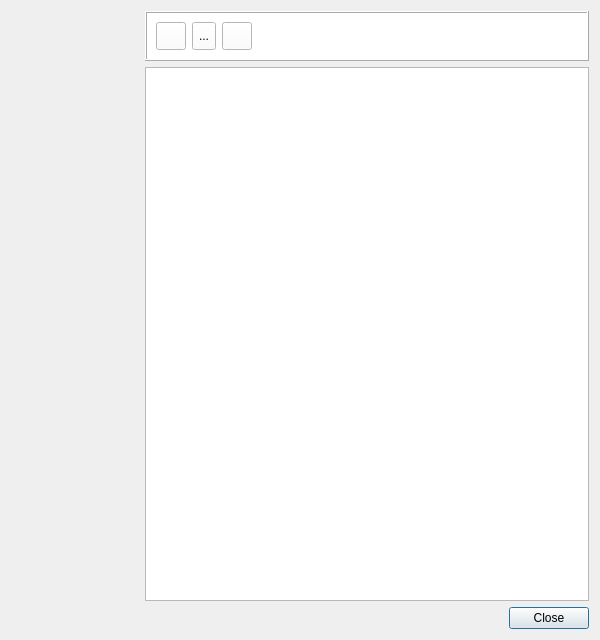
<?xml version="1.0" encoding="UTF-8"?>
<ui version="4.0">
 <class>ShowInfoDialog</class>
 <widget class="QDialog" name="ShowInfoDialog">
  <property name="windowModality">
   <enum>Qt::WindowModal</enum>
  </property>
  <property name="geometry">
   <rect>
    <x>0</x>
    <y>0</y>
    <width>600</width>
    <height>640</height>
   </rect>
  </property>
  <property name="sizePolicy">
   <sizepolicy hsizetype="Fixed" vsizetype="Fixed">
    <horstretch>0</horstretch>
    <verstretch>0</verstretch>
   </sizepolicy>
  </property>
  <property name="minimumSize">
   <size>
    <width>600</width>
    <height>640</height>
   </size>
  </property>
  <property name="maximumSize">
   <size>
    <width>600</width>
    <height>16777215</height>
   </size>
  </property>
  <property name="font">
   <font>
    <pointsize>9</pointsize>
   </font>
  </property>
  <property name="windowTitle">
   <string>Document Information</string>
  </property>
  <property name="windowIcon">
   <iconset resource="../../../libs/vmisc/share/resources/icon.qrc">
    <normaloff>:/icon/logos/seamly_logo_32.png</normaloff>:/icon/logos/seamly_logo_32.png</iconset>
  </property>
  <property name="sizeGripEnabled">
   <bool>false</bool>
  </property>
  <property name="modal">
   <bool>true</bool>
  </property>
  <layout class="QVBoxLayout" name="verticalLayout_4">
   <item>
    <layout class="QHBoxLayout" name="horizontalLayout">
     <item>
      <layout class="QVBoxLayout" name="verticalLayout_2">
       <item>
        <widget class="QToolButton" name="Icon">
         <property name="sizePolicy">
          <sizepolicy hsizetype="Fixed" vsizetype="Expanding">
           <horstretch>0</horstretch>
           <verstretch>0</verstretch>
          </sizepolicy>
         </property>
         <property name="minimumSize">
          <size>
           <width>128</width>
           <height>94</height>
          </size>
         </property>
         <property name="maximumSize">
          <size>
           <width>128</width>
           <height>128</height>
          </size>
         </property>
         <property name="styleSheet">
          <string notr="true">border: none;background-color:transparent;</string>
         </property>
         <property name="icon">
          <iconset resource="../../../libs/vmisc/share/resources/icon.qrc">
           <normaloff>:/tsvg/spectrum/InfoCircle.tsvg</normaloff>:/tsvg/spectrum/InfoCircle.tsvg</iconset>
         </property>
         <property name="iconSize">
          <size>
           <width>128</width>
           <height>94</height>
          </size>
         </property>
        </widget>
       </item>
       <item>
        <spacer name="verticalSpacer">
         <property name="orientation">
          <enum>Qt::Vertical</enum>
         </property>
         <property name="sizeHint" stdset="0">
          <size>
           <width>20</width>
           <height>40</height>
          </size>
         </property>
        </spacer>
       </item>
       <item>
        <widget class="QToolButton" name="toolButton">
         <property name="sizePolicy">
          <sizepolicy hsizetype="Fixed" vsizetype="Expanding">
           <horstretch>0</horstretch>
           <verstretch>0</verstretch>
          </sizepolicy>
         </property>
         <property name="minimumSize">
          <size>
           <width>128</width>
           <height>31</height>
          </size>
         </property>
         <property name="maximumSize">
          <size>
           <width>128</width>
           <height>31</height>
          </size>
         </property>
         <property name="styleSheet">
          <string notr="true">border: none;background-color:transparent;</string>
         </property>
         <property name="icon">
          <iconset resource="../../../libs/vmisc/share/resources/icon.qrc">
           <normaloff>:/icon/BuiltWithQt.png</normaloff>:/icon/BuiltWithQt.png</iconset>
         </property>
         <property name="iconSize">
          <size>
           <width>128</width>
           <height>31</height>
          </size>
         </property>
        </widget>
       </item>
      </layout>
     </item>
     <item>
      <layout class="QVBoxLayout" name="verticalLayout">
       <item>
        <widget class="QFrame" name="frame">
         <property name="minimumSize">
          <size>
           <width>0</width>
           <height>50</height>
          </size>
         </property>
         <property name="maximumSize">
          <size>
           <width>16777215</width>
           <height>50</height>
          </size>
         </property>
         <property name="styleSheet">
          <string notr="true">background-color: rgb(255, 255, 255);</string>
         </property>
         <property name="frameShape">
          <enum>QFrame::Box</enum>
         </property>
         <property name="frameShadow">
          <enum>QFrame::Raised</enum>
         </property>
         <layout class="QVBoxLayout" name="verticalLayout_3">
          <item>
           <layout class="QHBoxLayout" name="horizontalLayout_2">
            <item>
             <widget class="QToolButton" name="clipboard_ToolButton">
              <property name="maximumSize">
               <size>
                <width>30</width>
                <height>30</height>
               </size>
              </property>
              <property name="toolTip">
               <string>Copy info to clipboard</string>
              </property>
              <property name="autoFillBackground">
               <bool>false</bool>
              </property>
              <property name="text">
               <string/>
              </property>
              <property name="icon">
               <iconset resource="../../../libs/vmisc/share/resources/icon.qrc">
                <normaloff>:/tsvg/seamly/clipboard_icon.tsvg</normaloff>:/tsvg/seamly/clipboard_icon.tsvg</iconset>
              </property>
              <property name="iconSize">
               <size>
                <width>30</width>
                <height>30</height>
               </size>
              </property>
             </widget>
            </item>
            <item>
             <widget class="QToolButton" name="pdf_ToolButton">
              <property name="maximumSize">
               <size>
                <width>30</width>
                <height>30</height>
               </size>
              </property>
              <property name="toolTip">
               <string>Export info as PDF</string>
              </property>
              <property name="text">
               <string notr="true">...</string>
              </property>
              <property name="icon">
               <iconset resource="../../../libs/vmisc/share/resources/icon.qrc">
                <normaloff>:/tsvg/seamly/pdf_icon.tsvg</normaloff>:/tsvg/seamly/pdf_icon.tsvg</iconset>
              </property>
              <property name="iconSize">
               <size>
                <width>30</width>
                <height>30</height>
               </size>
              </property>
             </widget>
            </item>
            <item>
             <widget class="QToolButton" name="printer_ToolButton">
              <property name="maximumSize">
               <size>
                <width>30</width>
                <height>30</height>
               </size>
              </property>
              <property name="toolTip">
               <string>Send info to the Printer</string>
              </property>
              <property name="text">
               <string/>
              </property>
              <property name="icon">
               <iconset resource="../../../libs/vmisc/share/resources/icon.qrc">
                <normaloff>:/tsvg/spectrum/Print.tsvg</normaloff>:/tsvg/spectrum/Print.tsvg</iconset>
              </property>
              <property name="iconSize">
               <size>
                <width>30</width>
                <height>30</height>
               </size>
              </property>
             </widget>
            </item>
            <item>
             <spacer name="horizontalSpacer">
              <property name="orientation">
               <enum>Qt::Horizontal</enum>
              </property>
              <property name="sizeHint" stdset="0">
               <size>
                <width>40</width>
                <height>20</height>
               </size>
              </property>
             </spacer>
            </item>
           </layout>
          </item>
         </layout>
        </widget>
       </item>
       <item>
        <widget class="QTextBrowser" name="info_TextBrowser">
         <property name="minimumSize">
          <size>
           <width>440</width>
           <height>50</height>
          </size>
         </property>
        </widget>
       </item>
      </layout>
     </item>
    </layout>
   </item>
   <item>
    <widget class="QDialogButtonBox" name="buttonBox">
     <property name="font">
      <font>
       <pointsize>9</pointsize>
      </font>
     </property>
     <property name="orientation">
      <enum>Qt::Horizontal</enum>
     </property>
     <property name="standardButtons">
      <set>QDialogButtonBox::Close</set>
     </property>
    </widget>
   </item>
  </layout>
 </widget>
 <resources>
  <include location="../../../libs/vmisc/share/resources/icon.qrc"/>
 </resources>
 <connections>
  <connection>
   <sender>buttonBox</sender>
   <signal>clicked(QAbstractButton*)</signal>
   <receiver>ShowInfoDialog</receiver>
   <slot>accept()</slot>
   <hints>
    <hint type="sourcelabel">
     <x>227</x>
     <y>349</y>
    </hint>
    <hint type="destinationlabel">
     <x>157</x>
     <y>274</y>
    </hint>
   </hints>
  </connection>
 </connections>
</ui>
